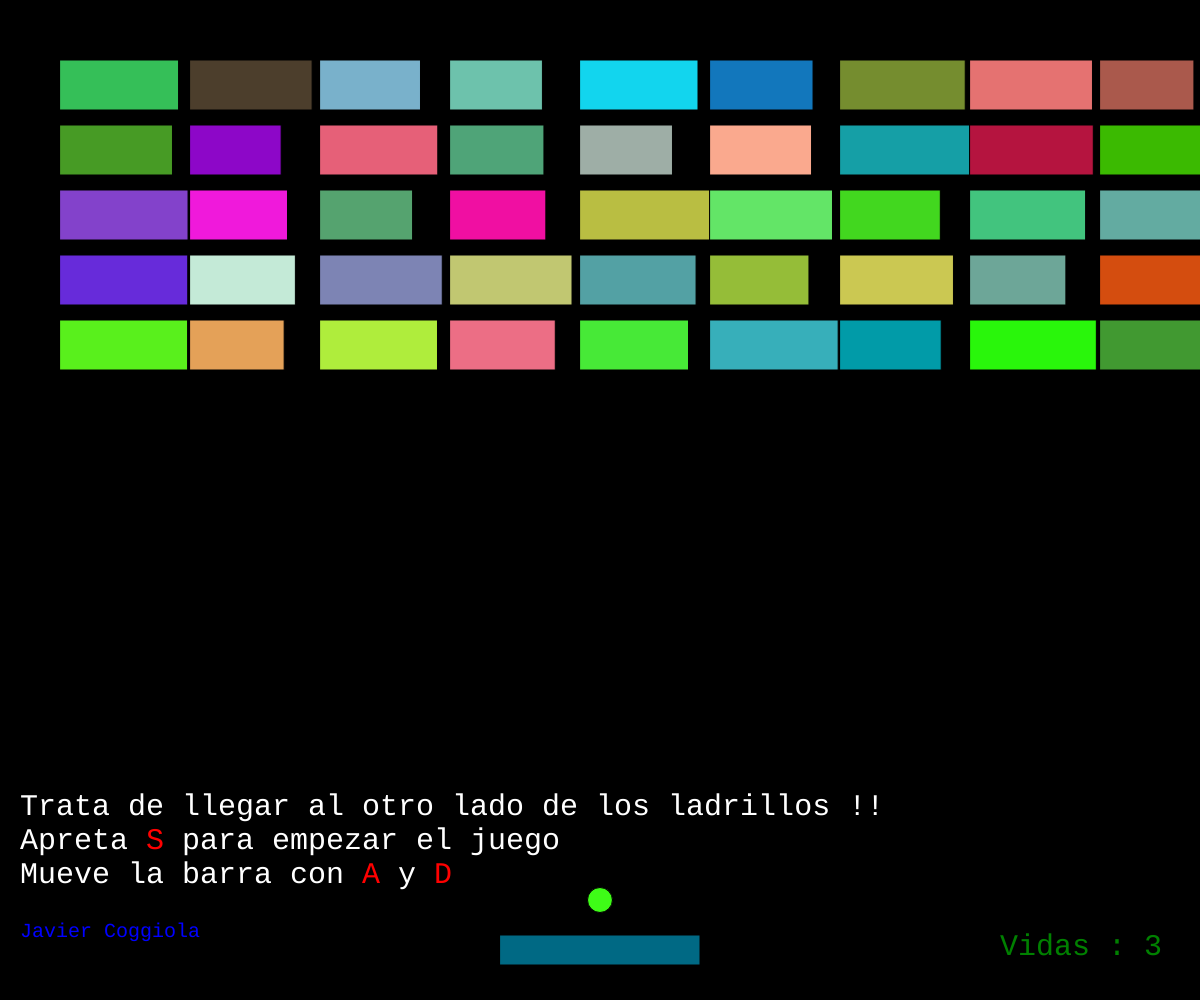
Frame 1 (no input)
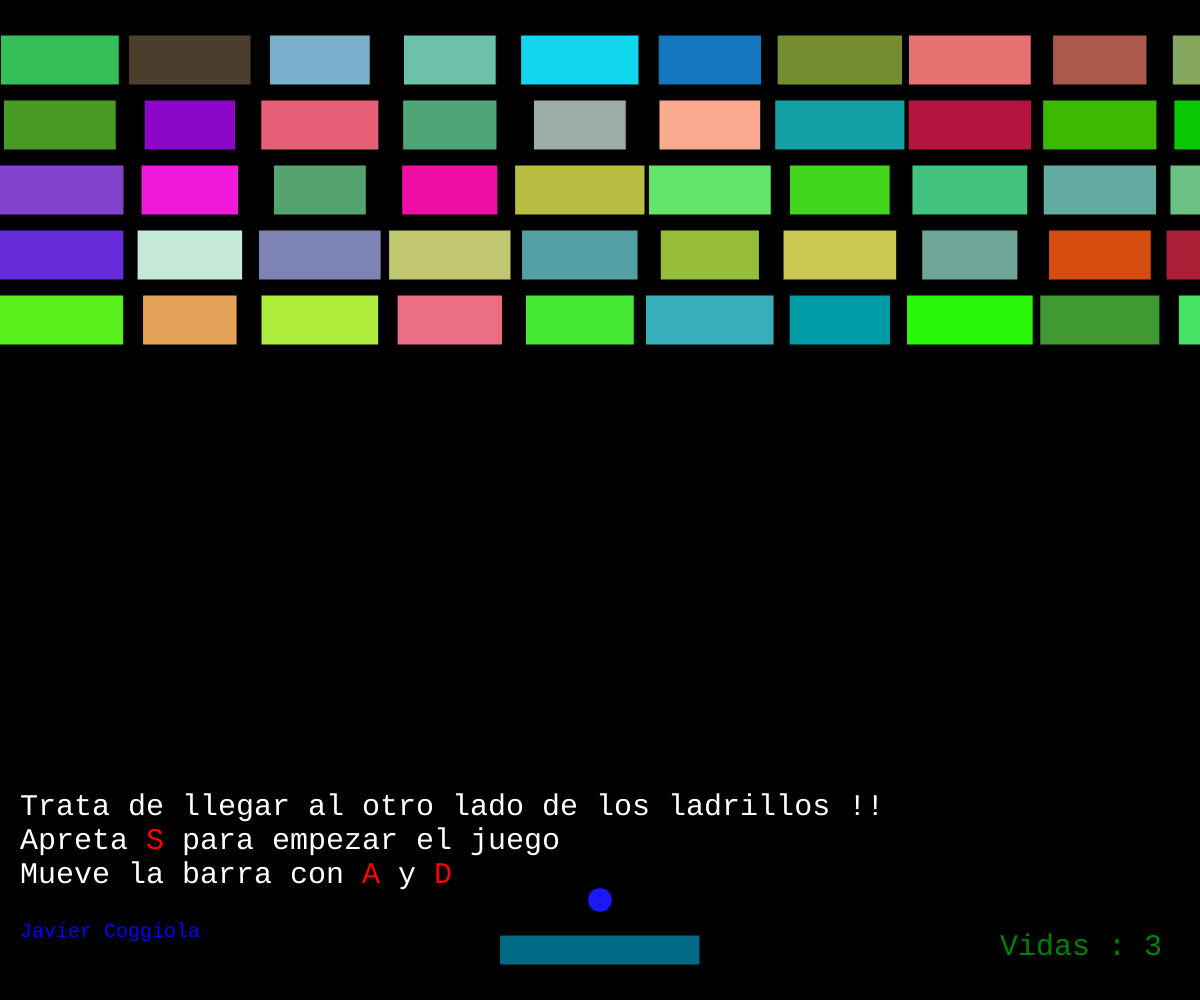
Frame 60 (no input)
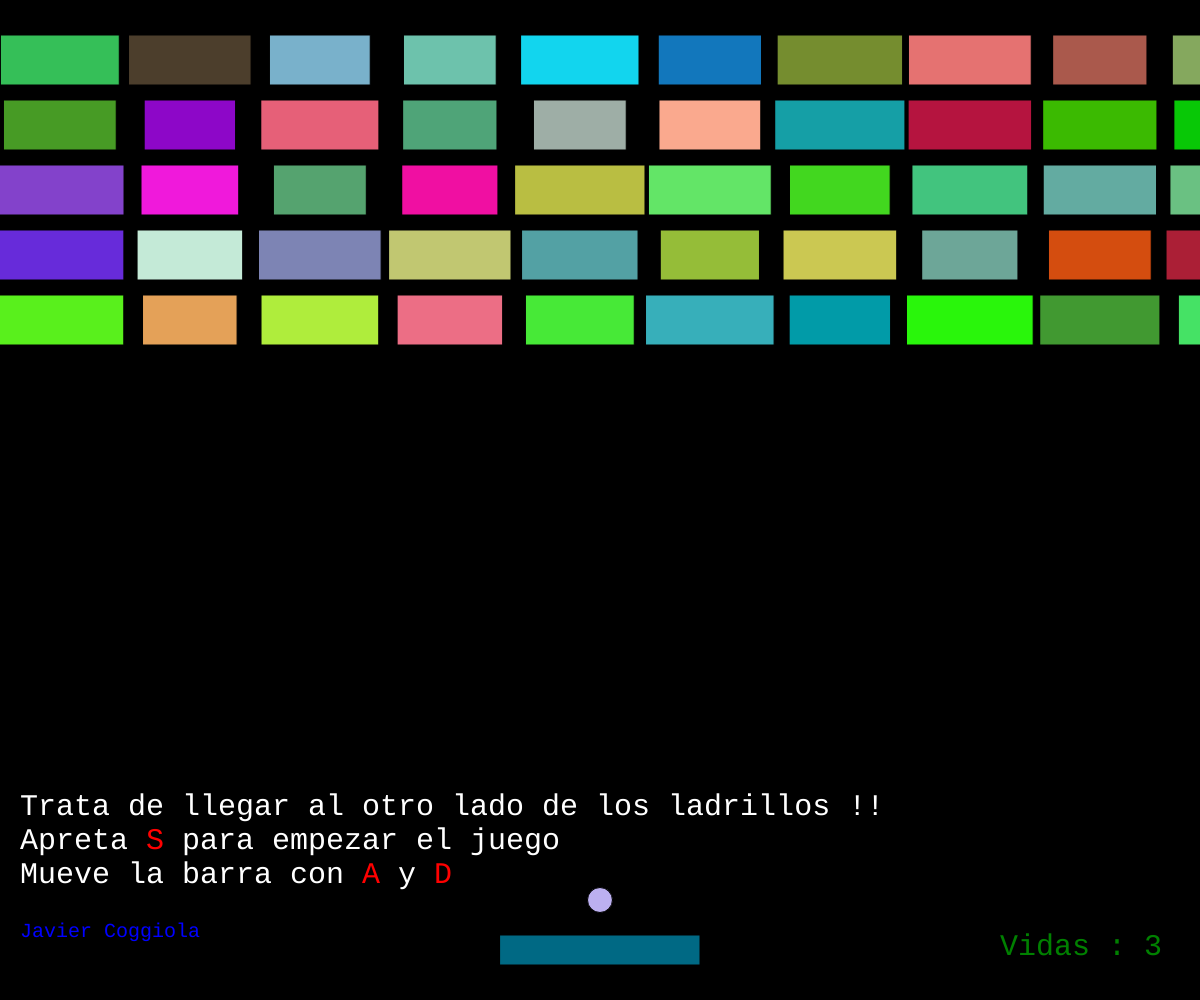
Frame 120 (the mouse pressed at the canvas centre since frame 60)

The p5.js sketch that drew these frames (run headless with seeded random() and noise() and a simulated clock; from frame 60 on, the mouse is pressed at the canvas centre):

// p5.js sketch
// ── sketch.js
var barra;
var bloques = []; /* array de bloques */
var bola;
var inicio;
var vidastext;
var javi;
var misvidas = 3;
var perdio = false;

function setup() {
    canvas = createCanvas(windowWidth, windowHeight);
    canvas.style("z-index: -1");
    barra = new Barra(); /* inicializo clases de objetos */
    bola = new Bola();

    /* creo filas y columnas */
    for (var i = 0; i < 5; i++) { /* 5 filas */
        for (var j = 0; j < 15; j++) { /* 15 columnas */
            bloques.push(new Bloque(j * 130, i * 65)); /* añado objeto al array bloques */
        }
    }

    texto();
    textoVidas();
    textoJavi();
}


function draw() {

    background(0);
    if (perdio == false) {
        /* dibujo las filas y columnas */
        for (var i = 0; i < bloques.length; i++) {
            bloques[i].dibujar();
            if (bola.choque(bloques[i])) { /* si la bola colisiona con bloque */
                bola.velocidadY = -bola.velocidadY; /* vuelve bola para abajo */
                bloques.splice(i, 1); /* borro bloque del vector bloques con funcion splice de javascript */
            }
        }

        barra.dibujar();
        barra.teclado();

        if (bola.choque(barra)) { /* si la bola colisiona con barra */
            bola.velocidadY = -bola.velocidadY; /* vuelve bola para arriba */
        }
        if (bola.y < 0) {
            background(155);
            finalGano(); /* gano */
        }

        if (bola.y > height) { /* Aca reseteo el origen de la bola cada vez que pierde (antes de llegar a 0 vidas)*/
            bola.y = height - 200;
            bola.x = width / 2;
            bola.velocidadY = -bola.velocidadY;
            misvidas -= 1;
            cargarVidas();
            if (1 > misvidas) {
                perdio = true; /* perdio (llego a 0 vidas )*/
            }
        }

        bola.dibujar();
        bola.mover();
    } else {

        background(255);
        final();
    }
}

function final() {
    inicio.style('font-family: monospace; color: #000; font-size: 60px;')
    inicio.position(width / 3, height / 3);
    inicio.html('Perdiste :(');
}
function finalGano() {
    inicio.style('font-family: monospace; color: #000; font-size: 60px;')
    inicio.position(width / 3, height / 3);
    inicio.html('Ganaste :)');
}
function texto() {
    inicio = createP('Trata de llegar al otro lado de los ladrillos !! <br> Apreta <span style="color: red;"> S </span> para empezar el juego <br> Mueve la barra con <span style="color: red;"> A </span> y <span style="color: red;">D </span>');
    inicio.position(20, height - 240);
    inicio.style('font-family: monospace; color: #fff; font-size: 30px;')
}

function cargarVidas() {

    vidastext.html('Vidas : ' + misvidas);
}

function textoVidas() {
    vidastext = createP('Vidas : ' + misvidas);
    vidastext.position(width - 200, height - 100);
    vidastext.style('font-family: monospace; color: green; font-size: 30px;')
}
function textoJavi() {
    javi = createP('Javier Coggiola');
    javi.position(20, height - 100);
    javi.style('font-family: monospace; color: blue; font-size: 20px;')
}
function keyReleased() { /* se reinicia la posicion false para que tenga que tener apretado A o D */
    barra.derecha = false;
    barra.izquierda = false;
}

function keyPressed() {
    if (key === 'a' || key === 'A') {
        barra.izquierda = true;
    } else if (key === 'd' || key === 'D') {
        barra.derecha = true;
    } else if (key === 's' || key === 'S') {
        bola.comenzar = true;
        inicio.html('');
    }
}

function Barra() {
    this.x = width / 2;
    this.y = height - 50;
    this.ancho = 200;
    this.alto = 30;
    this.velocidad = 10;
    this.izquierda = false;
    this.derecha = false;

    this.teclado = function () {
        if (this.izquierda) { /* muevo a la izquierda */
            this.x -= this.velocidad;
        } else if (this.derecha) { /* muevo a la derecha */
            this.x += this.velocidad;
        }
        this.top = this.x - this.ancho / 2; /* actualizando top y abajo */
        this.abajo = this.x + this.ancho / 2;
    }

    this.top = this.x - this.alto / 2; /* porque la pos x de cada la barra inicia al medio */
    this.abajo = this.x + this.alto / 2;

    this.dibujar = function () {
        rectMode(CENTER);
        fill(0, 105, 132);
        rect(this.x, this.y, this.ancho, this.alto);
    }
}

/* bloques les paso x y por parametro (se crean en el vector) */
function Bloque(x, y) {
    this.random = random(90, 130);
    this.x = x + 60;
    this.y = y + 60;
    this.ancho = this.random;
    this.alto = 50;

    this.color1 = random(255);
    this.color2 = random(255);
    this.color3 = random(255);

    this.top = this.x - this.ancho / 2; /* porque la pos x de cada rect inicia al medio */
    this.abajo = this.x + this.ancho / 2;

    this.dibujar = function () {
        fill(this.color1, this.color2, this.color3);
        rect(this.x, this.y, this.ancho, this.alto);
    }
}

function Bola() {
    this.x = width / 2;
    this.y = height - 100;
    this.radio = 25;
    this.velocidadX = 4;
    this.velocidadY = 4;
    this.comenzar = false;

    this.dibujar = function () {
        fill(random(255), random(255), random(255));
        ellipse(this.x, this.y, this.radio, this.radio);
    }

    this.mover = function () {
        if (this.comenzar == true) {

            this.x += this.velocidadX;
            this.y -= this.velocidadY;
            if ((this.x > width) || (this.x < 0)) {
                this.velocidadX = -this.velocidadX;
            }
        }
    }

    /* colision igualando centros x e y + su alto y ancho */
    this.choque = function (elemento) {
        if (this.y <= elemento.y + elemento.alto / 2 && this.y >= elemento.y - elemento.alto / 2)
            if (this.x >= elemento.top && this.x <= elemento.abajo) /* bola dentro del rectangulo */
                return true;
        return false;

    }
}

function windowResized() {
    canvas = resizeCanvas(windowWidth, windowHeight);
}
